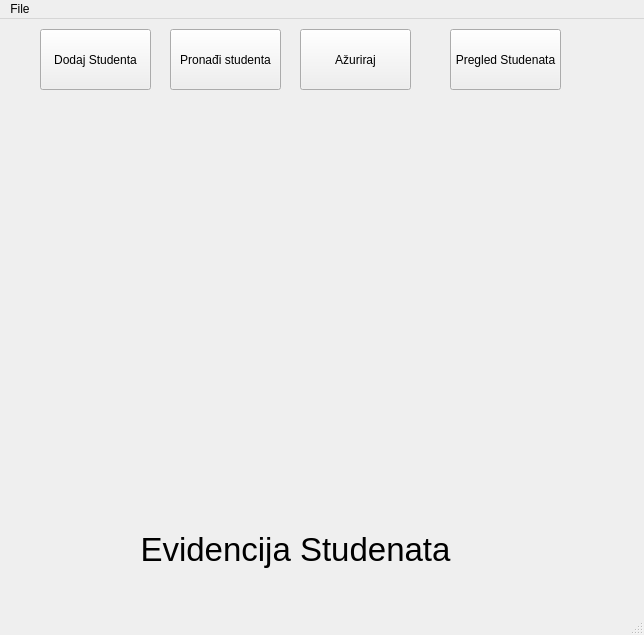
<?xml version="1.0" encoding="UTF-8"?>
<ui version="4.0">
 <class>MainWindow</class>
 <widget class="QMainWindow" name="MainWindow">
  <property name="geometry">
   <rect>
    <x>0</x>
    <y>0</y>
    <width>644</width>
    <height>635</height>
   </rect>
  </property>
  <property name="windowTitle">
   <string>MainWindow</string>
  </property>
  <widget class="QWidget" name="centralwidget">
   <widget class="QWidget" name="verticalLayoutWidget">
    <property name="geometry">
     <rect>
      <x>70</x>
      <y>130</y>
      <width>451</width>
      <height>331</height>
     </rect>
    </property>
    <layout class="QVBoxLayout" name="verticalLayout"/>
   </widget>
   <widget class="QPushButton" name="dodajBtn">
    <property name="geometry">
     <rect>
      <x>40</x>
      <y>10</y>
      <width>111</width>
      <height>61</height>
     </rect>
    </property>
    <property name="text">
     <string>Dodaj Studenta</string>
    </property>
   </widget>
   <widget class="QPushButton" name="azuBtn">
    <property name="geometry">
     <rect>
      <x>170</x>
      <y>10</y>
      <width>111</width>
      <height>61</height>
     </rect>
    </property>
    <property name="text">
     <string>Pronađi studenta</string>
    </property>
   </widget>
   <widget class="QPushButton" name="nadiBtn">
    <property name="geometry">
     <rect>
      <x>300</x>
      <y>10</y>
      <width>111</width>
      <height>61</height>
     </rect>
    </property>
    <property name="text">
     <string>Ažuriraj</string>
    </property>
   </widget>
   <widget class="QPushButton" name="dodajBtn2">
    <property name="geometry">
     <rect>
      <x>450</x>
      <y>10</y>
      <width>111</width>
      <height>61</height>
     </rect>
    </property>
    <property name="text">
     <string>Pregled Studenata</string>
    </property>
   </widget>
   <widget class="QLabel" name="label">
    <property name="geometry">
     <rect>
      <x>140</x>
      <y>500</y>
      <width>311</width>
      <height>61</height>
     </rect>
    </property>
    <property name="font">
     <font>
      <pointsize>25</pointsize>
     </font>
    </property>
    <property name="text">
     <string>Evidencija Studenata</string>
    </property>
    <property name="alignment">
     <set>Qt::AlignCenter</set>
    </property>
   </widget>
  </widget>
  <widget class="QMenuBar" name="menubar">
   <property name="geometry">
    <rect>
     <x>0</x>
     <y>0</y>
     <width>644</width>
     <height>21</height>
    </rect>
   </property>
   <widget class="QMenu" name="menuFile">
    <property name="title">
     <string>File</string>
    </property>
   </widget>
   <addaction name="menuFile"/>
  </widget>
  <widget class="QStatusBar" name="statusbar"/>
 </widget>
 <resources/>
 <connections/>
</ui>
